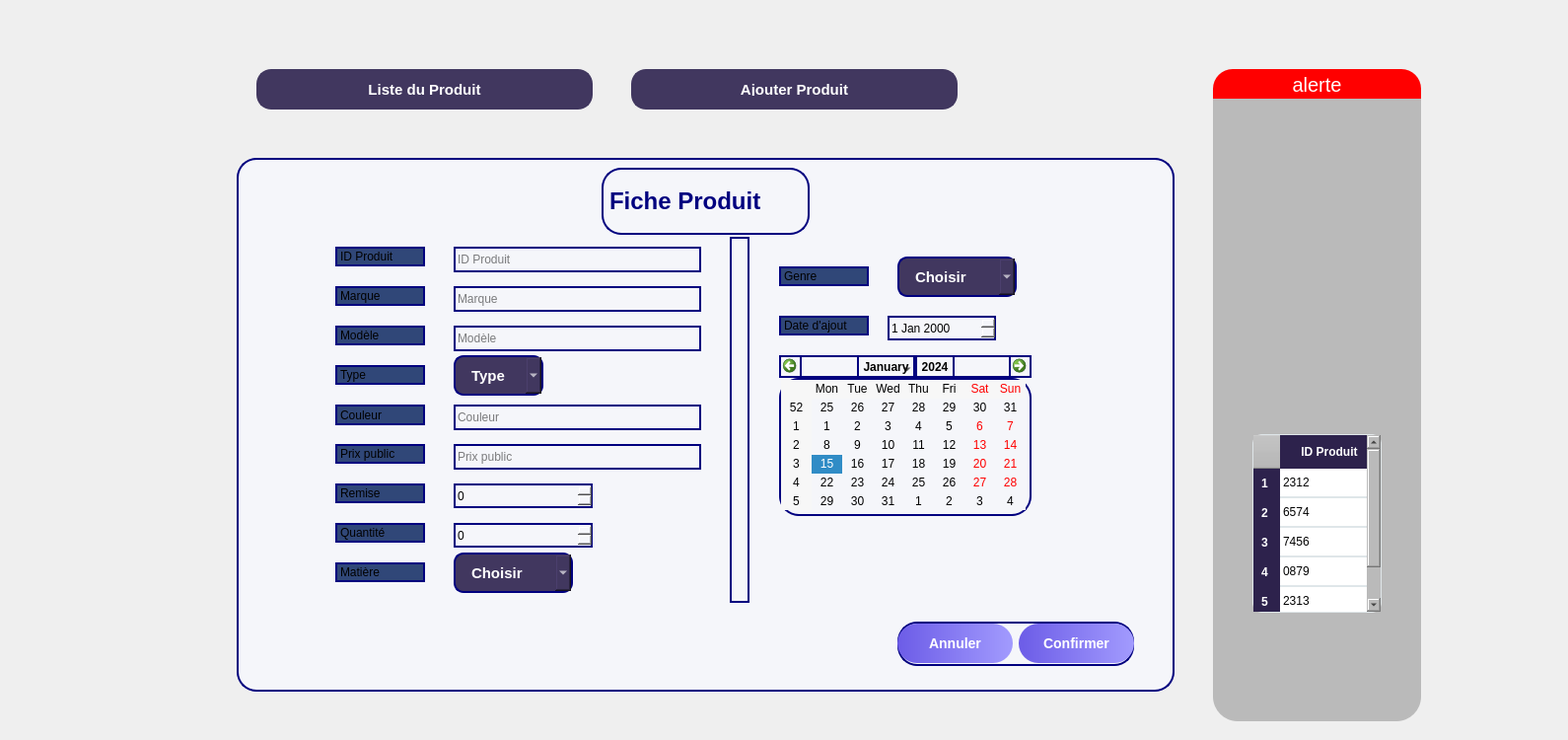
      <widget class="QWidget" name="page_15">
       <widget class="QWidget" name="page_16" native="true">
        <property name="geometry">
         <rect>
          <x>220</x>
          <y>70</y>
          <width>1361</width>
          <height>671</height>
         </rect>
        </property>
        <widget class="QPushButton" name="btnAjouterClient_8">
         <property name="geometry">
          <rect>
           <x>420</x>
           <y>0</y>
           <width>331</width>
           <height>41</height>
          </rect>
         </property>
         <property name="styleSheet">
          <string notr="true">QPushButton {
    background-color: #41375f;
    color: white;
    font-weight: bold;
    border-radius: 15px;
    padding: 12px 24px;
    font-size: 15px;
    border: 2px solid #41375f;
}
QPushButton:hover {
    background-color: #5a4a82;
    border: 2px solid #7158a0;
}</string>
         </property>
         <property name="text">
          <string>Ajouter Produit</string>
         </property>
        </widget>
        <widget class="QPushButton" name="btnListeClients_8">
         <property name="geometry">
          <rect>
           <x>40</x>
           <y>0</y>
           <width>341</width>
           <height>41</height>
          </rect>
         </property>
         <property name="styleSheet">
          <string notr="true">QPushButton {
    background-color: #41375f;
    color: white;
    font-weight: bold;
    border-radius: 15px;
    padding: 12px 24px;
    font-size: 15px;
    border: 2px solid #41375f;
}
QPushButton:hover {
    background-color: #5a4a82;
    border: 2px solid #7158a0;
}</string>
         </property>
         <property name="text">
          <string>Liste du Produit</string>
         </property>
        </widget>
        <widget class="QLabel" name="label_29">
         <property name="geometry">
          <rect>
           <x>1010</x>
           <y>0</y>
           <width>211</width>
           <height>31</height>
          </rect>
         </property>
         <property name="styleSheet">
          <string notr="true">color: rgb(255, 255, 255);
background-color: rgb(255, 0, 0);
border-color: rgb(0, 0, 255);
font-size :20px;
border-top-right-radius: 20px;
border-top-left-radius: 20px;</string>
         </property>
         <property name="text">
          <string>alerte</string>
         </property>
         <property name="alignment">
          <set>Qt::AlignmentFlag::AlignCenter</set>
         </property>
        </widget>
        <widget class="QFrame" name="frame_17">
         <property name="geometry">
          <rect>
           <x>1010</x>
           <y>30</y>
           <width>211</width>
           <height>631</height>
          </rect>
         </property>
         <property name="styleSheet">
          <string notr="true">background-color: rgb(186, 186, 186);
border-bottom-right-radius: 25px;
border-bottom-left-radius: 25px;</string>
         </property>
         <property name="frameShape">
          <enum>QFrame::Shape::StyledPanel</enum>
         </property>
         <property name="frameShadow">
          <enum>QFrame::Shadow::Raised</enum>
         </property>
         <widget class="QLabel" name="label_18">
          <property name="geometry">
           <rect>
            <x>10</x>
            <y>100</y>
            <width>191</width>
            <height>201</height>
           </rect>
          </property>
          <property name="autoFillBackground">
           <bool>false</bool>
          </property>
          <property name="text">
           <string/>
          </property>
          <property name="pixmap">
           <pixmap resource="amg.qrc">:/new/prefix1/fd6699_5ad46a373a2e4385bddfb0c531358041~mv2.png</pixmap>
          </property>
          <property name="scaledContents">
           <bool>true</bool>
          </property>
         </widget>
         <widget class="QTableWidget" name="tableWidget">
          <property name="geometry">
           <rect>
            <x>40</x>
            <y>340</y>
            <width>131</width>
            <height>181</height>
           </rect>
          </property>
          <property name="styleSheet">
           <string notr="true">/* --- Style du conteneur principal de la table --- */
QTableWidget {
    background-color: white;
    color: rgb(0, 0, 0);
    border-radius: 10px;
    gridline-color: #dfe6e9;
    border: 1px solid #dfe6e9;
}

/* --- Style de l'en-tête --- */
QHeaderView::section {
    background-color: #2d224c;
    color: white;
    font-weight: bold;
    padding: 8px;
    border: none;
}

/* --- Style pour chaque cellule (SANS PADDING) --- */
QTableWidget::item {
    border-bottom: 1px solid #dfe6e9;
}

/* --- Style pour les cellules sélectionnées --- */
QTableWidget::item:selected {
    background-color: #a29bfe;
    color: white;
}</string>
          </property>
          <row/>
          <row/>
          <row/>
          <row/>
          <row/>
          <column>
           <property name="text">
            <string>ID Produit</string>
           </property>
          </column>
          <item row="0" column="0">
           <property name="text">
            <string>2312</string>
           </property>
          </item>
          <item row="1" column="0">
           <property name="text">
            <string>6574</string>
           </property>
          </item>
          <item row="2" column="0">
           <property name="text">
            <string>7456</string>
           </property>
          </item>
          <item row="3" column="0">
           <property name="text">
            <string>0879</string>
           </property>
          </item>
          <item row="4" column="0">
           <property name="text">
            <string>2313</string>
           </property>
          </item>
         </widget>
        </widget>
        <widget class="QFrame" name="frameFicheClient_5">
         <property name="geometry">
          <rect>
           <x>20</x>
           <y>90</y>
           <width>951</width>
           <height>541</height>
          </rect>
         </property>
         <property name="styleSheet">
          <string notr="true">border:2px solid #a55eea; border-radius:20px; background-color:#f5f6fa;
border-color: rgb(0, 0, 127);</string>
         </property>
         <widget class="QLabel" name="lblFicheClient_5">
          <property name="geometry">
           <rect>
            <x>370</x>
            <y>10</y>
            <width>211</width>
            <height>68</height>
           </rect>
          </property>
          <property name="font">
           <font>
            <pointsize>18</pointsize>
            <bold>true</bold>
           </font>
          </property>
          <property name="styleSheet">
           <string notr="true">color: rgb(0, 0, 127);</string>
          </property>
          <property name="frameShape">
           <enum>QFrame::Shape::StyledPanel</enum>
          </property>
          <property name="frameShadow">
           <enum>QFrame::Shadow::Raised</enum>
          </property>
          <property name="text">
           <string>Fiche Produit</string>
          </property>
         </widget>
         <widget class="QLabel" name="label_5">
          <property name="geometry">
           <rect>
            <x>100</x>
            <y>90</y>
            <width>91</width>
            <height>20</height>
           </rect>
          </property>
          <property name="styleSheet">
           <string notr="true">background-color: rgb(48, 71, 120);</string>
          </property>
          <property name="text">
           <string>ID Produit</string>
          </property>
         </widget>
         <widget class="QLabel" name="label_6">
          <property name="geometry">
           <rect>
            <x>100</x>
            <y>130</y>
            <width>91</width>
            <height>20</height>
           </rect>
          </property>
          <property name="styleSheet">
           <string notr="true">background-color: rgb(48, 71, 120);</string>
          </property>
          <property name="text">
           <string>Marque</string>
          </property>
         </widget>
         <widget class="QLabel" name="label_7">
          <property name="geometry">
           <rect>
            <x>100</x>
            <y>170</y>
            <width>91</width>
            <height>20</height>
           </rect>
          </property>
          <property name="styleSheet">
           <string notr="true">background-color: rgb(48, 71, 120);</string>
          </property>
          <property name="text">
           <string>Modèle</string>
          </property>
         </widget>
         <widget class="QLabel" name="label_24">
          <property name="geometry">
           <rect>
            <x>100</x>
            <y>210</y>
            <width>91</width>
            <height>20</height>
           </rect>
          </property>
          <property name="styleSheet">
           <string notr="true">background-color: rgb(48, 71, 120);</string>
          </property>
          <property name="text">
           <string>Type</string>
          </property>
         </widget>
         <widget class="QLabel" name="label_25">
          <property name="geometry">
           <rect>
            <x>100</x>
            <y>290</y>
            <width>91</width>
            <height>20</height>
           </rect>
          </property>
          <property name="styleSheet">
           <string notr="true">background-color: rgb(48, 71, 120);</string>
          </property>
          <property name="text">
           <string>Prix public</string>
          </property>
         </widget>
         <widget class="QLabel" name="label_30">
          <property name="geometry">
           <rect>
            <x>100</x>
            <y>250</y>
            <width>91</width>
            <height>21</height>
           </rect>
          </property>
          <property name="styleSheet">
           <string notr="true">background-color: rgb(48, 71, 120);</string>
          </property>
          <property name="text">
           <string>Couleur</string>
          </property>
         </widget>
         <widget class="QWidget" name="layoutWidget_5">
          <property name="geometry">
           <rect>
            <x>670</x>
            <y>470</y>
            <width>240</width>
            <height>45</height>
           </rect>
          </property>
          <layout class="QHBoxLayout" name="ajouterActionLayout_5">
           <item>
            <widget class="QPushButton" name="btnAnnuler_5">
             <property name="styleSheet">
              <string notr="true">QPushButton {
    border: none;
    border-radius: 20px;
    color: white;
    padding: 12px;
    background: qlineargradient(spread:pad, x1:0, y1:0, x2:1, y2:0, stop:0 #6c5ce7, stop:1 #a29bfe);
    font-weight: bold;
    font-size: 14px;
}
QPushButton:hover {
font-size: 20px;
    background: qlineargradient(spread:pad, x1:0, y1:0, x2:1, y2:0, stop:0 #a29bfe, stop:1 #fd79a8);
}</string>
             </property>
             <property name="text">
              <string>Annuler</string>
             </property>
            </widget>
           </item>
           <item>
            <widget class="QPushButton" name="btnConfirmer_5">
             <property name="styleSheet">
              <string notr="true">QPushButton {
    border: none;
    border-radius: 20px;
    color: white;
    padding: 12px;
    background: qlineargradient(spread:pad, x1:0, y1:0, x2:1, y2:0, stop:0 #6c5ce7, stop:1 #a29bfe);
    font-weight: bold;
    font-size: 14px;
}
QPushButton:hover {
font-size: 20px;
    background: qlineargradient(spread:pad, x1:0, y1:0, x2:1, y2:0, stop:0 #a29bfe, stop:1 #fd79a8);
}</string>
             </property>
             <property name="text">
              <string>Confirmer</string>
             </property>
            </widget>
           </item>
          </layout>
         </widget>
         <widget class="QLineEdit" name="lineEditNom_6">
          <property name="geometry">
           <rect>
            <x>220</x>
            <y>130</y>
            <width>251</width>
            <height>26</height>
           </rect>
          </property>
          <property name="styleSheet">
           <string notr="true">color: rgb(0, 0, 0);</string>
          </property>
          <property name="text">
           <string/>
          </property>
          <property name="placeholderText">
           <string>Marque</string>
          </property>
         </widget>
         <widget class="QLineEdit" name="lineEditDateNaissance_6">
          <property name="geometry">
           <rect>
            <x>220</x>
            <y>250</y>
            <width>251</width>
            <height>26</height>
           </rect>
          </property>
          <property name="styleSheet">
           <string notr="true">color: rgb(0, 0, 0);</string>
          </property>
          <property name="text">
           <string/>
          </property>
          <property name="placeholderText">
           <string>Couleur</string>
          </property>
         </widget>
         <widget class="QLineEdit" name="lineEditID_5">
          <property name="geometry">
           <rect>
            <x>220</x>
            <y>90</y>
            <width>251</width>
            <height>26</height>
           </rect>
          </property>
          <property name="styleSheet">
           <string notr="true">color: rgb(0, 0, 0);</string>
          </property>
          <property name="text">
           <string/>
          </property>
          <property name="placeholderText">
           <string>ID Produit</string>
          </property>
         </widget>
         <widget class="QLineEdit" name="lineEditPrenom_4">
          <property name="geometry">
           <rect>
            <x>220</x>
            <y>170</y>
            <width>251</width>
            <height>26</height>
           </rect>
          </property>
          <property name="styleSheet">
           <string notr="true">color: rgb(0, 0, 0);</string>
          </property>
          <property name="text">
           <string/>
          </property>
          <property name="placeholderText">
           <string>Modèle</string>
          </property>
         </widget>
         <widget class="QLabel" name="label_31">
          <property name="geometry">
           <rect>
            <x>100</x>
            <y>330</y>
            <width>91</width>
            <height>20</height>
           </rect>
          </property>
          <property name="styleSheet">
           <string notr="true">background-color: rgb(48, 71, 120);</string>
          </property>
          <property name="text">
           <string>Remise</string>
          </property>
         </widget>
         <widget class="QLabel" name="label_35">
          <property name="geometry">
           <rect>
            <x>100</x>
            <y>370</y>
            <width>91</width>
            <height>20</height>
           </rect>
          </property>
          <property name="styleSheet">
           <string notr="true">background-color: rgb(48, 71, 120);</string>
          </property>
          <property name="text">
           <string>Quantité</string>
          </property>
         </widget>
         <widget class="QLineEdit" name="lineEditDateNaissance_7">
          <property name="geometry">
           <rect>
            <x>220</x>
            <y>290</y>
            <width>251</width>
            <height>26</height>
           </rect>
          </property>
          <property name="styleSheet">
           <string notr="true">color: rgb(0, 0, 0);</string>
          </property>
          <property name="text">
           <string/>
          </property>
          <property name="placeholderText">
           <string>Prix public</string>
          </property>
         </widget>
         <widget class="QSpinBox" name="spinBox">
          <property name="geometry">
           <rect>
            <x>220</x>
            <y>370</y>
            <width>141</width>
            <height>25</height>
           </rect>
          </property>
          <property name="styleSheet">
           <string notr="true">color: rgb(0, 0, 0);</string>
          </property>
          <property name="stepType">
           <enum>QAbstractSpinBox::StepType::AdaptiveDecimalStepType</enum>
          </property>
         </widget>
         <widget class="QSpinBox" name="spinBox_2">
          <property name="geometry">
           <rect>
            <x>220</x>
            <y>330</y>
            <width>141</width>
            <height>25</height>
           </rect>
          </property>
          <property name="styleSheet">
           <string notr="true">color :black;</string>
          </property>
         </widget>
         <widget class="QCalendarWidget" name="calendarWidget">
          <property name="geometry">
           <rect>
            <x>550</x>
            <y>200</y>
            <width>256</width>
            <height>163</height>
           </rect>
          </property>
          <property name="styleSheet">
           <string notr="true">color: rgb(0, 0, 0);</string>
          </property>
         </widget>
         <widget class="QLabel" name="label_36">
          <property name="geometry">
           <rect>
            <x>550</x>
            <y>160</y>
            <width>91</width>
            <height>20</height>
           </rect>
          </property>
          <property name="styleSheet">
           <string notr="true">background-color: rgb(48, 71, 120);</string>
          </property>
          <property name="text">
           <string>Date d'ajout</string>
          </property>
         </widget>
         <widget class="QDateEdit" name="dateEdit">
          <property name="geometry">
           <rect>
            <x>660</x>
            <y>160</y>
            <width>110</width>
            <height>25</height>
           </rect>
          </property>
          <property name="styleSheet">
           <string notr="true">color: rgb(0, 0, 0);</string>
          </property>
         </widget>
         <widget class="Line" name="line">
          <property name="geometry">
           <rect>
            <x>500</x>
            <y>80</y>
            <width>20</width>
            <height>371</height>
           </rect>
          </property>
          <property name="styleSheet">
           <string notr="true">color: rgb(0, 0, 0);</string>
          </property>
          <property name="orientation">
           <enum>Qt::Orientation::Vertical</enum>
          </property>
         </widget>
         <widget class="QComboBox" name="comboProfession_6">
          <property name="geometry">
           <rect>
            <x>220</x>
            <y>200</y>
            <width>91</width>
            <height>41</height>
           </rect>
          </property>
          <property name="styleSheet">
           <string notr="true">background-color:#41375f;color:white;font-weight:bold;border-radius:10px;padding:8px 16px;font-size:15px;</string>
          </property>
          <property name="editable">
           <bool>false</bool>
          </property>
          <item>
           <property name="text">
            <string>Type</string>
           </property>
          </item>
          <item>
           <property name="text">
            <string>Solaire</string>
           </property>
          </item>
          <item>
           <property name="text">
            <string>Vue</string>
           </property>
          </item>
          <item>
           <property name="text">
            <string>Mixte</string>
           </property>
          </item>
          <item>
           <property name="text">
            <string>Lentille</string>
           </property>
          </item>
          <item>
           <property name="text">
            <string/>
           </property>
          </item>
         </widget>
         <widget class="QLabel" name="label_37">
          <property name="geometry">
           <rect>
            <x>100</x>
            <y>410</y>
            <width>91</width>
            <height>20</height>
           </rect>
          </property>
          <property name="styleSheet">
           <string notr="true">background-color: rgb(48, 71, 120);</string>
          </property>
          <property name="text">
           <string>Matière</string>
          </property>
         </widget>
         <widget class="QComboBox" name="comboProfession_7">
          <property name="geometry">
           <rect>
            <x>220</x>
            <y>400</y>
            <width>121</width>
            <height>41</height>
           </rect>
          </property>
          <property name="styleSheet">
           <string notr="true">background-color:#41375f;color:white;font-weight:bold;border-radius:10px;padding:8px 16px;font-size:15px;</string>
          </property>
          <property name="editable">
           <bool>false</bool>
          </property>
          <item>
           <property name="text">
            <string>Choisir</string>
           </property>
          </item>
          <item>
           <property name="text">
            <string>plastique</string>
           </property>
          </item>
          <item>
           <property name="text">
            <string>métal</string>
           </property>
          </item>
          <item>
           <property name="text">
            <string>titane</string>
           </property>
          </item>
         </widget>
         <widget class="QComboBox" name="comboProfession_8">
          <property name="geometry">
           <rect>
            <x>670</x>
            <y>100</y>
            <width>121</width>
            <height>41</height>
           </rect>
          </property>
          <property name="styleSheet">
           <string notr="true">background-color:#41375f;color:white;font-weight:bold;border-radius:10px;padding:8px 16px;font-size:15px;</string>
          </property>
          <property name="editable">
           <bool>false</bool>
          </property>
          <item>
           <property name="text">
            <string>Choisir</string>
           </property>
          </item>
          <item>
           <property name="text">
            <string>Homme</string>
           </property>
          </item>
          <item>
           <property name="text">
            <string>Femme</string>
           </property>
          </item>
          <item>
           <property name="text">
            <string>Unisexe</string>
           </property>
          </item>
         </widget>
         <widget class="QLabel" name="label_38">
          <property name="geometry">
           <rect>
            <x>550</x>
            <y>110</y>
            <width>91</width>
            <height>20</height>
           </rect>
          </property>
          <property name="styleSheet">
           <string notr="true">background-color: rgb(48, 71, 120);</string>
          </property>
          <property name="text">
           <string>Genre</string>
          </property>
         </widget>
        </widget>
       </widget>
      </widget>
